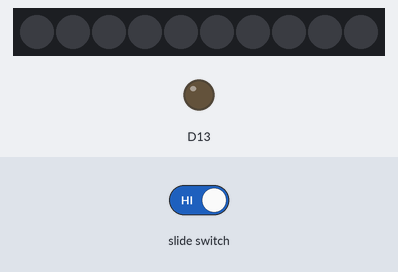
The sketch below on a simulated Adafruit Circuit Playground Express. On the bench: 10 RGB LEDs in strip order, left to right, output pins drawn as LEDs (lit = HIGH). The test bench sets the inputs (shaded band).

Above: at 1.2 s.
1.3 s: slide switch set LOW
At 2.1 s:
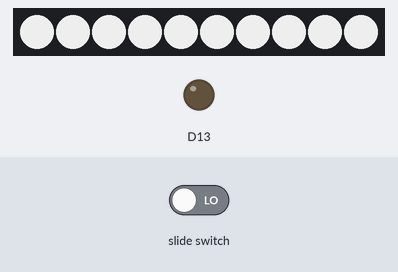
2.8 s: slide switch set HIGH
At 3.1 s:
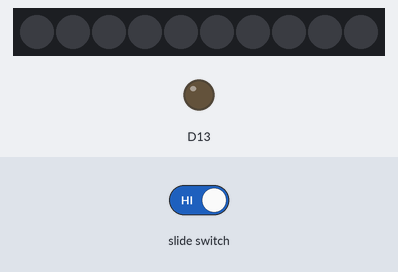
Timing chart, 0 to 5.8 s (numbered marks = the images above; inputs shaded):
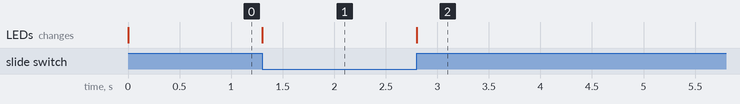

Measured:
- after the input at 1.3 s, the LEDs: change at once (image 1)
- after the input at 2.8 s, the LEDs: change at once (image 2)

The sketch:

flashlight.ino
```cpp
// (licence header left out)
#include <Adafruit_CircuitPlayground.h>

//  define pixel parameters

#define color 0xFFFFFF
#define brightness 200

//  global variables

bool isLit = false;

//  setup - set pixels on

void setup() {
  CircuitPlayground.begin();
  CircuitPlayground.setBrightness (brightness);
  setPixels();
}

//  loop - turn on and off pixels

void loop() {
  if (CircuitPlayground.slideSwitch()) {
    clearPixels();
  }
  else {
    setPixels();
  }
}

//  set pixels  on

void setPixels() {
  if (isLit == false) {
    for (int i=0; i<10; i++) {
      CircuitPlayground.setPixelColor(i, color);
    }
	}
    isLit = true;
}

//  clear pixels

void clearPixels() {
  if (!isLit) {
    CircuitPlayground.clearPixels();
  }
  isLit = false;
}
```
